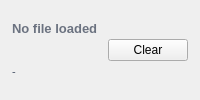
           <widget class="QFrame" name="cardFrame">
            <layout class="QHBoxLayout" name="fileInfoLayout">
             <property name="leftMargin">
              <number>12</number>
             </property>
             <property name="topMargin">
              <number>8</number>
             </property>
             <property name="rightMargin">
              <number>12</number>
             </property>
             <property name="bottomMargin">
              <number>8</number>
             </property>
             <item>
              <layout class="QVBoxLayout" name="fileInfoTextLay">
               <property name="spacing">
                <number>2</number>
               </property>
               <item>
                <widget class="QLabel" name="fileNameLabel">
                 <property name="styleSheet">
                  <string notr="true">font-size:13px;font-weight:600;color:#6B7280;</string>
                 </property>
                 <property name="text">
                  <string>No file loaded</string>
                 </property>
                </widget>
               </item>
               <item>
                <widget class="QLabel" name="fileSizeLabel">
                 <property name="styleSheet">
                  <string notr="true">font-size:11px;color:#4A5568;</string>
                 </property>
                 <property name="text">
                  <string>-</string>
                 </property>
                </widget>
               </item>
              </layout>
             </item>
             <item>
              <spacer name="fileInfoSpacer">
               <property name="orientation">
                <enum>Qt::Horizontal</enum>
               </property>
               <property name="sizeHint" stdset="0">
                <size>
                 <width>0</width>
                 <height>0</height>
                </size>
               </property>
              </spacer>
             </item>
             <item>
              <widget class="QPushButton" name="btnClearFile">
               <property name="maximumSize">
                <size>
                 <width>80</width>
                 <height>16777215</height>
                </size>
               </property>
               <property name="text">
                <string>Clear</string>
               </property>
              </widget>
             </item>
            </layout>
           </widget>
